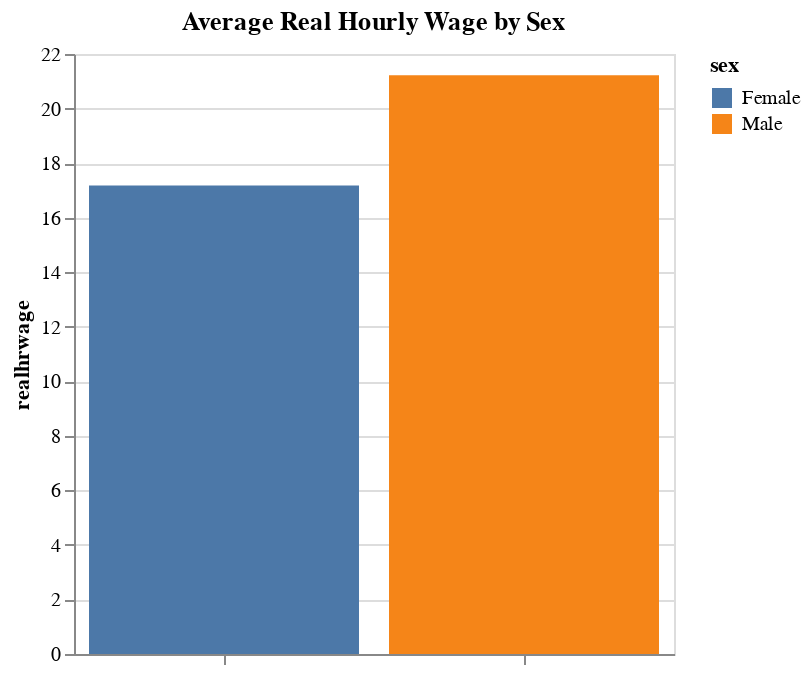

Here is the notebook cell this chart was saved with:
### Code cell
# Group the data by 'sex' and calculate the mean of 'realhrwage'
grouped_data = income_dynamics.groupby('sex')['realhrwage'].mean().reset_index()

# Create the bar chart
chart = alt.Chart(grouped_data).mark_bar().encode(
    x=alt.X('sex:N', axis=alt.Axis(labelAngle=0, labels=False, title=None)),
    y='realhrwage:Q',
    color='sex:N',
    tooltip=['sex:N', 'realhrwage:Q']
).properties(title='Average Real Hourly Wage by Sex',width=300
)

# Display the plot
chart

### Figure 1 — Vega specification as saved in the notebook (floating-point values rounded to 4 significant figures)
{"$schema": "https://vega.github.io/schema/vega/v5.json", "data": [{"name": "source_0", "values": [{"realhrwage": 17.18, "realhrwage_end": 17.18, "realhrwage_start": 0.0, "sex": "Female"}, {"realhrwage": 21.22, "realhrwage_end": 21.22, "realhrwage_start": 0.0, "sex": "Male"}]}, {"name": "source_0_x_domain_sex", "values": [{"sex": "Female"}, {"sex": "Male"}]}, {"name": "source_0_color_domain_sex", "values": [{"sex": "Female"}, {"sex": "Male"}]}], "marks": [{"type": "rect", "name": "marks", "from": {"data": "source_0"}, "encode": {"update": {"fill": {"field": "sex", "scale": "color"}, "width": {"signal": "max(0.25, bandwidth('x'))"}, "ariaRoleDescription": {"value": "bar"}, "y2": {"field": "realhrwage_start", "scale": "y"}, "y": {"field": "realhrwage_end", "scale": "y"}, "description": {"signal": "\"sex: \" + (isValid(datum[\"sex\"]) ? datum[\"sex\"] : \"\"+datum[\"sex\"]) + \"; realhrwage: \" + (format(datum[\"realhrwage\"], \"\"))"}, "tooltip": {"signal": "{\"sex\": isValid(datum[\"sex\"]) ? datum[\"sex\"] : \"\"+datum[\"sex\"], \"realhrwage\": format(datum[\"realhrwage\"], \"\")}"}, "x": {"field": "sex", "scale": "x"}}}, "style": ["bar"]}], "scales": [{"name": "x", "type": "band", "domain": {"data": "source_0_x_domain_sex", "field": "sex", "sort": true}, "range": [0, {"signal": "width"}], "paddingOuter": 0.05, "paddingInner": 0.1}, {"name": "y", "type": "linear", "domain": {"data": "source_0", "fields": ["realhrwage_start", "realhrwage_end"]}, "range": [{"signal": "height"}, 0], "nice": true, "zero": true}, {"name": "color", "type": "ordinal", "domain": {"data": "source_0_color_domain_sex", "field": "sex", "sort": true}, "range": "category"}], "axes": [{"scale": "y", "orient": "left", "gridScale": "x", "domain": false, "maxExtent": 0, "minExtent": 0, "tickCount": {"signal": "ceil(height/40)"}, "ticks": false, "grid": true, "zindex": 0, "aria": false, "labels": false}, {"scale": "x", "zindex": 0, "grid": false, "labelBaseline": "top", "orient": "bottom", "labelAngle": 0, "labels": false}, {"scale": "y", "zindex": 0, "title": "realhrwage", "grid": false, "tickCount": {"signal": "ceil(height/40)"}, "labelOverlap": true, "orient": "left"}], "title": {"text": "Average Real Hourly Wage by Sex", "frame": "group"}, "padding": 5, "width": 300, "style": "cell", "legends": [{"fill": "color", "symbolType": "square", "title": "sex"}], "background": "white", "height": 300}
